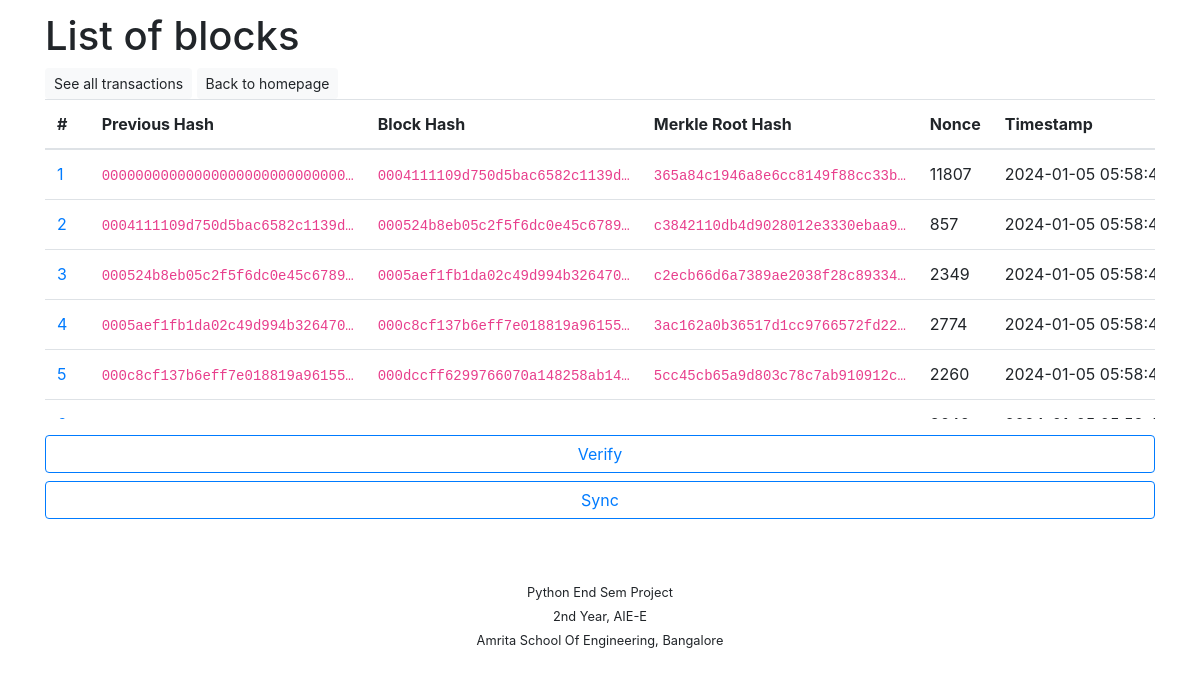
The page /sim/blockchain/ on the database its author committed.
### simulation/models.py (models this page shows, shortened)
class Block(models.Model):
    prev_h = models.CharField(max_length=64, blank=True)
    merkle_h = models.CharField(max_length=64, blank=True)
    h = models.CharField(max_length=64, blank=True)
    nonce = models.IntegerField(null=True)
    timestamp = models.FloatField(default=get_timestamp)

### simulation/views.py (the view)
# urls.py: path('blockchain/', views.blockchain, name='blockchain'),
def blockchain(request):
    blocks = Block.objects.all().order_by('id')
    context = {
        'blocks': blocks,
    }
    return render(request, 'simulation/blockchain.html', context)

### simulation/templatetags/sim_filters.py (called while the page is built)
@register.filter
def unix_to_date(val):
    return datetime.datetime.fromtimestamp(val)

### simulation/templates/simulation/blockchain.html (shortened to what this page needs)
{% extends 'base.html' %}
{% load sim_filters %}
{% block body_bl %}
<div class="container">
    <h1>List of blocks</h1>
    <a class="btn btn-light btn-sm" href="{% url 'simulation:transactions' %}" role="button">See all transactions</a>
    <a class="btn btn-light btn-sm" href="{% url 'welcome:home' %}" role="button">Back to homepage</a>
    <table class="table table-hover">
        <thead>
            <tr>
                <th scope="col">#</th>
                <th scope="col">Previous Hash</th>
                <th scope="col">Block Hash</th>
                <th scope="col">Merkle Root Hash</th>
                <th scope="col">Nonce</th>
                <th scope="col">Timestamp</th>
            </tr>
        </thead>
        <tbody>
            {% for block in blocks %}
            <tr>
                <td><a href="{% url 'simulation:block_detail' block_hash=block.h %}">{{ block.id }}</a></th>
                <td title="{{ block.prev_h }}"><code>{{ block.prev_h|truncatechars:30 }}</code></td>
                <td title="{{ block.h }}"><code>{{ block.h|truncatechars:30 }}</code></td>
                <td title="{{ block.merkle_h }}"><code>{{ block.merkle_h|truncatechars:30 }}</code></td>
                <td>{{ block.nonce }}</td>
                <td>{{ block.timestamp|unix_to_date|date:"Y-m-d H:i:s" }}</td>
            </tr>
            {% empty %}
                <p>No record.</p>
            {% endfor %}
        </tbody>
    </table>
    <a class="btn btn-outline-primary btn-block" href="{% url 'simulation:verify' %}" role="button" title="Verify all transactions in each block">Verify</a>
    <a class="btn btn-outline-primary btn-block" href="{% url 'simulation:sync' %}" role="button" title="Sync data with virtual nodes">Sync</a>
</div>
{% endblock %}

### static/css/main.css (style rules this page uses)
body { padding-top: 1%; padding-bottom: 1%; }
table { display: block; overflow: auto; height: 320px; white-space: nowrap; }

### rows shown on the page
Block: id "1", prev_h "00000000000000000000000000000…", h "0004111109d750d5bac6582c1139d…", merkle_h "365a84c1946a8e6cc8149f88cc33b…", nonce "11807", timestamp|unix_to_date "2024-01-05…"
Block: id "2", prev_h "0004111109d750d5bac6582c1139d…", h "000524b8eb05c2f5f6dc0e45c6789…", merkle_h "c3842110db4d9028012e3330ebaa9…", nonce "857", timestamp|unix_to_date "2024-01-05…"
Block: id "3", prev_h "000524b8eb05c2f5f6dc0e45c6789…", h "0005aef1fb1da02c49d994b326470…", merkle_h "c2ecb66d6a7389ae2038f28c89334…", nonce "2349", timestamp|unix_to_date "2024-01-05…"
Block: id "4", prev_h "0005aef1fb1da02c49d994b326470…", h "000c8cf137b6eff7e018819a96155…", merkle_h "3ac162a0b36517d1cc9766572fd22…", nonce "2774", timestamp|unix_to_date "2024-01-05…"
Block: id "5", prev_h "000c8cf137b6eff7e018819a96155…", h "000dccff6299766070a148258ab14…", merkle_h "5cc45cb65a9d803c78c7ab910912c…", nonce "2260", timestamp|unix_to_date "2024-01-05…"
